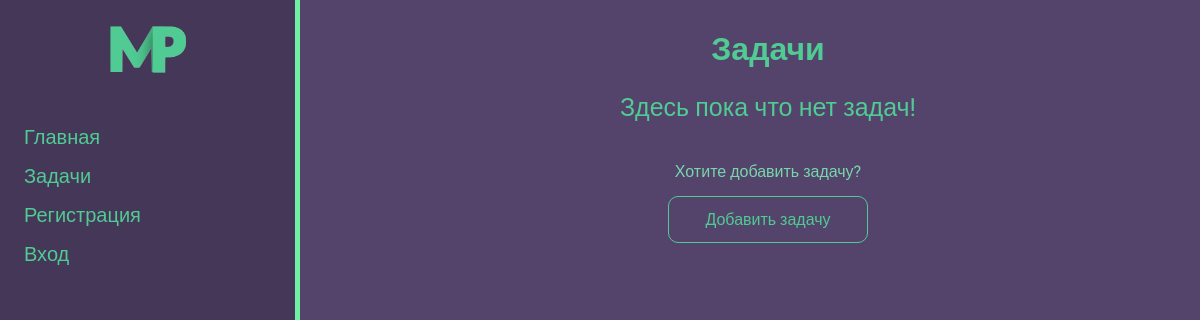
The app's page /tasks/1/, older data.
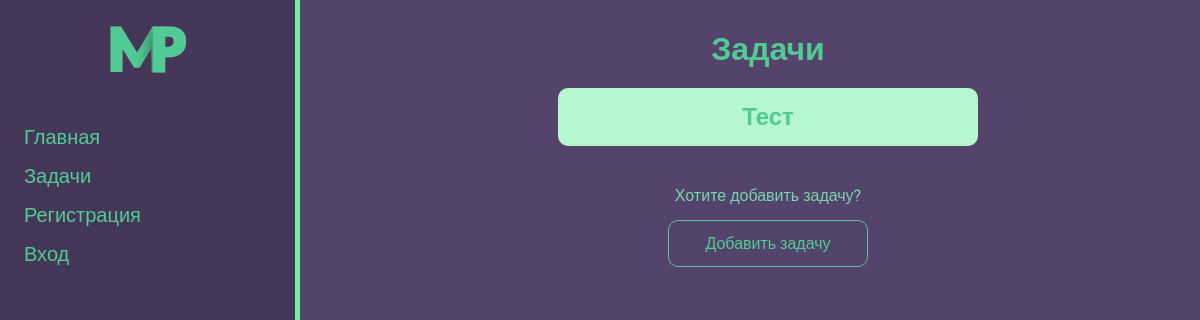
The same page, newer data.
### tasks/models.py (models this page shows, shortened)
class Tasks(models.Model):
	id = models.AutoField(primary_key=True)
	author = models.ForeignKey(User, on_delete=models.CASCADE, null=True, blank=True)
	title = models.CharField('Title', max_length=50)
	task = models.TextField('Task')
	date = models.DateTimeField(auto_now_add=True, null=True, blank=True)
	updated_date = models.DateTimeField(auto_now=True, null=True, blank=True)
	type = models.ForeignKey('Type', on_delete=models.PROTECT, null=True)
	class Meta:
		verbose_name = 'Задача'
		verbose_name_plural = 'Задачи'
		ordering = ('-date',)

### tasks/views.py (the view)
# urls.py: path('<int:type_id>/', views.task_type, name='type'),
def task_type(request, type_id):
	tasks = Tasks.objects.filter(type_id=type_id)
	data = {
		'title': 'Задачи',
		'tasks': tasks,
		'type_id': type_id
	}
	return render(request, 'tasks/tasks_type.html', data)

### tasks/templates/tasks/tasks_type.html (shortened to what this page needs)
{% extends 'layout.html' %}
{% load static %}
{% block links %}<link rel="stylesheet" href="{% static 'tasks/css/tasks_home.css' %}">{% endblock %}
{% block content %}
	<h1>Задачи</h1>
	{% if tasks %}
		{% for element in tasks %}
			<a class="task" href="{% url 'task-detail' type_id element.id %}">
				<h2>{{ element.title }}</h2>
			</a>
		{% endfor %}
		<p class="quetion">Хотите добавить задачу?</p>
		<a href="{% url 'create' %}" class="add-task">Добавить задачу</a>
	{% else %}
		<p class="warning">Здесь пока что нет задач!</p>
		<p class="quetion">Хотите добавить задачу?</p>
		<a href="{% url 'create' %}" class="add-task">Добавить задачу</a>
	{% endif %}
{% endblock %}

Row changes from the older to the newer data that the page shows:
added Tasks: title "Тест"
Text that changed along with them:
text no longer shown: "Здесь пока что нет задач!"
